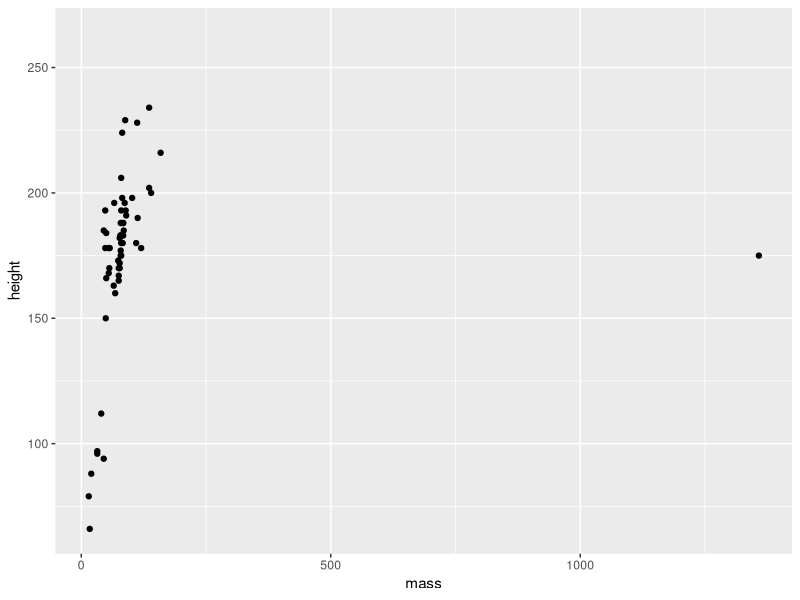
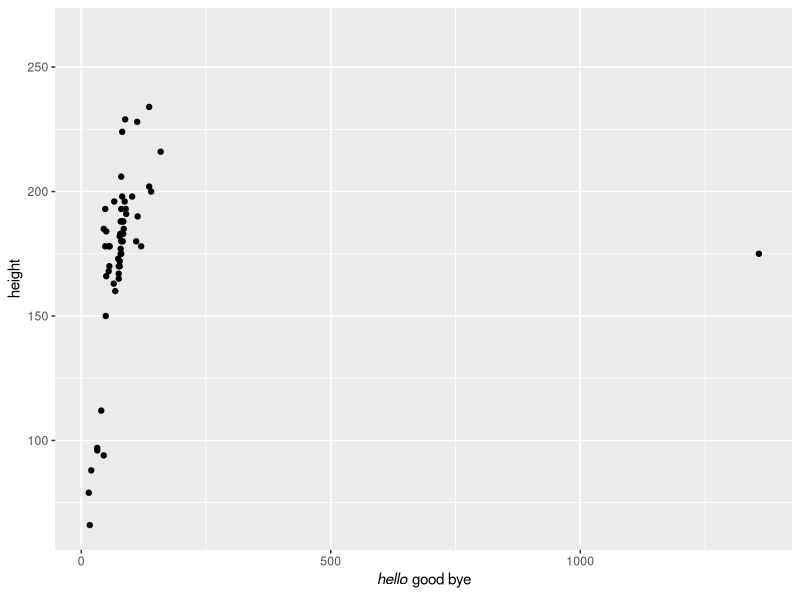

Reproduce these figures in R, in order. (Note: this script raises an error after producing the figures.)
library(tidyverse)

starwars %>% 
  ggplot(aes(x = mass, y = height)) + 
  geom_point() 

starwars %>% 
  ggplot(aes(x = mass, y = height)) + 
  geom_point() +
  labs(x = expression(paste(italic("hello"),"\n good bye")))
View(mtcars)

pivot_longer(data = data, names_to = "depression",values_to = )